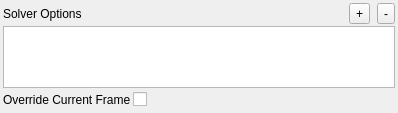
<?xml version="1.0" encoding="UTF-8"?>
<ui version="4.0">
 <class>Form</class>
 <widget class="QWidget" name="Form">
  <property name="geometry">
   <rect>
    <x>0</x>
    <y>0</y>
    <width>398</width>
    <height>113</height>
   </rect>
  </property>
  <property name="windowTitle">
   <string>Form</string>
  </property>
  <layout class="QVBoxLayout" name="verticalLayout" stretch="0,1,0">
   <property name="spacing">
    <number>2</number>
   </property>
   <property name="leftMargin">
    <number>3</number>
   </property>
   <property name="topMargin">
    <number>3</number>
   </property>
   <property name="rightMargin">
    <number>3</number>
   </property>
   <property name="bottomMargin">
    <number>3</number>
   </property>
   <item>
    <layout class="QHBoxLayout" name="solverTop_layout">
     <item>
      <widget class="QLabel" name="solver_label">
       <property name="text">
        <string>Solver Options</string>
       </property>
      </widget>
     </item>
     <item>
      <spacer name="horizontalSpacer_2">
       <property name="orientation">
        <enum>Qt::Horizontal</enum>
       </property>
       <property name="sizeHint" stdset="0">
        <size>
         <width>40</width>
         <height>20</height>
        </size>
       </property>
      </spacer>
     </item>
     <item>
      <widget class="QToolButton" name="add_toolButton">
       <property name="text">
        <string>+</string>
       </property>
      </widget>
     </item>
     <item>
      <spacer name="horizontalSpacer_11">
       <property name="orientation">
        <enum>Qt::Horizontal</enum>
       </property>
       <property name="sizeType">
        <enum>QSizePolicy::Minimum</enum>
       </property>
       <property name="sizeHint" stdset="0">
        <size>
         <width>5</width>
         <height>20</height>
        </size>
       </property>
      </spacer>
     </item>
     <item>
      <widget class="QToolButton" name="remove_toolButton">
       <property name="text">
        <string>-</string>
       </property>
      </widget>
     </item>
    </layout>
   </item>
   <item>
    <widget class="QTableView" name="tableView">
     <property name="sizePolicy">
      <sizepolicy hsizetype="Preferred" vsizetype="Ignored">
       <horstretch>0</horstretch>
       <verstretch>0</verstretch>
      </sizepolicy>
     </property>
    </widget>
   </item>
   <item>
    <layout class="QHBoxLayout" name="solverOverrides_layout">
     <item>
      <widget class="QLabel" name="overrideCurrentFrame_label">
       <property name="text">
        <string>Override Current Frame</string>
       </property>
      </widget>
     </item>
     <item>
      <widget class="QCheckBox" name="overrideCurrentFrame_checkBox">
       <property name="text">
        <string/>
       </property>
      </widget>
     </item>
     <item>
      <spacer name="horizontalSpacer_6">
       <property name="orientation">
        <enum>Qt::Horizontal</enum>
       </property>
       <property name="sizeHint" stdset="0">
        <size>
         <width>40</width>
         <height>20</height>
        </size>
       </property>
      </spacer>
     </item>
    </layout>
   </item>
  </layout>
 </widget>
 <resources/>
 <connections/>
</ui>
